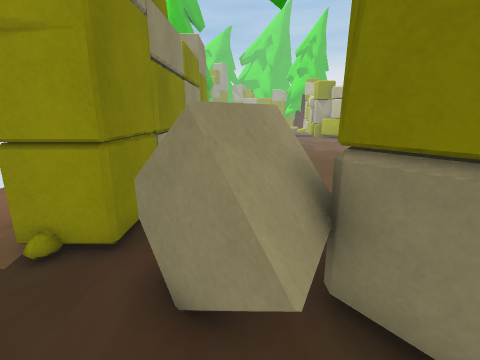
[1] (above)

17 first-person views from a walk through a scene from a Unity 3-D project. The camera is 1.3 m above the floor, tilts 14° down and sees 85° across. The floor is counted in squares, 0.5 m on a side. Each view is taken from the middle of a square. On the plan, view 1 faces up. The plan holds only what a view shows up to about 18 squares ahead; the rest is blank. The place goes on beyond the plan. The player character is not drawn. Some surface patterns are stand-ins.

[2]
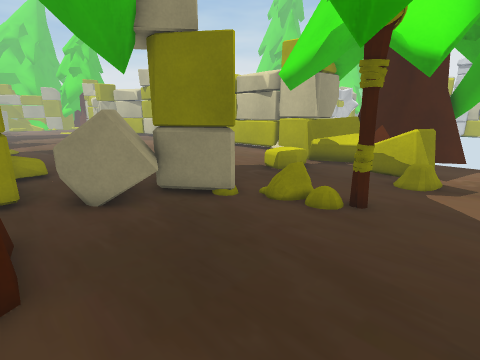

[3]
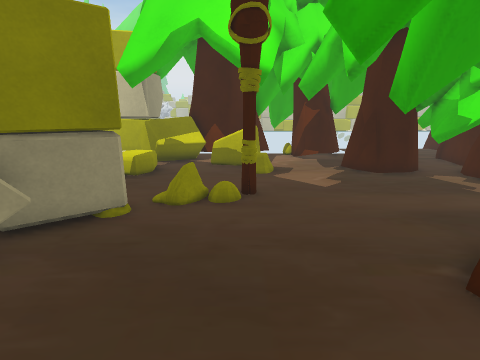

[4]
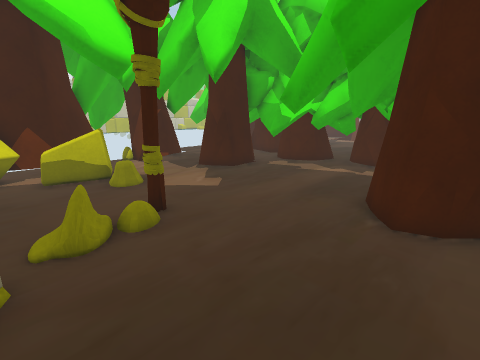

[5]
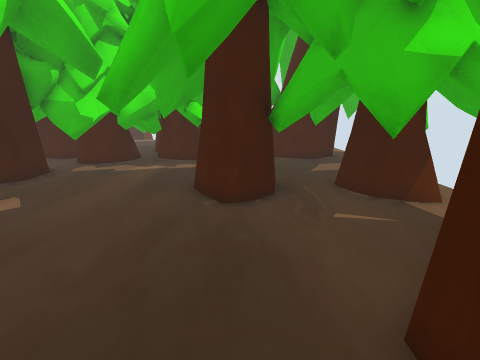

[6]
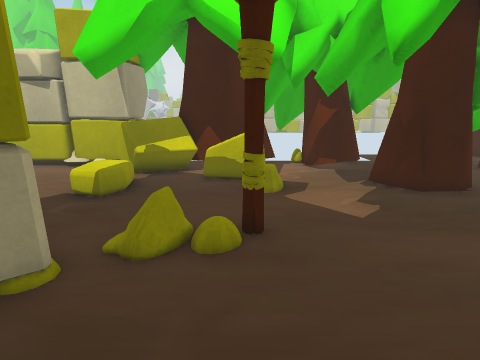

[7]
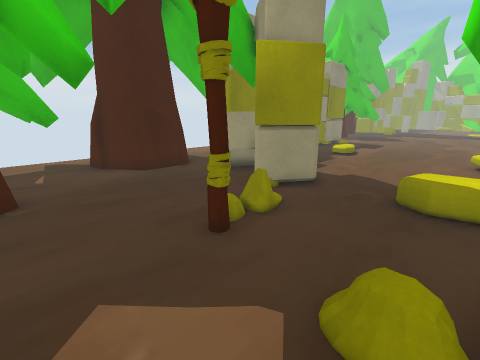

[8]
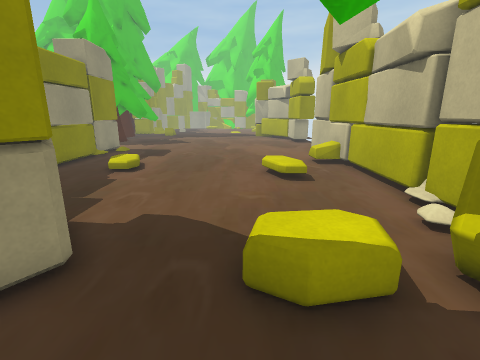

[9]
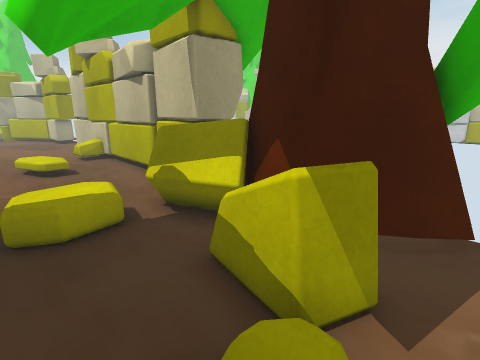

[10]
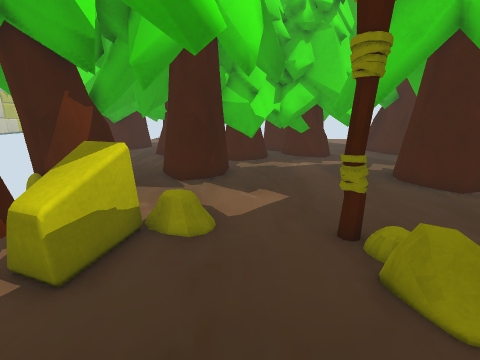

[11]
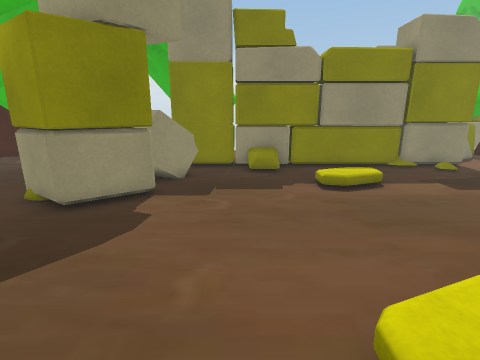

[12]
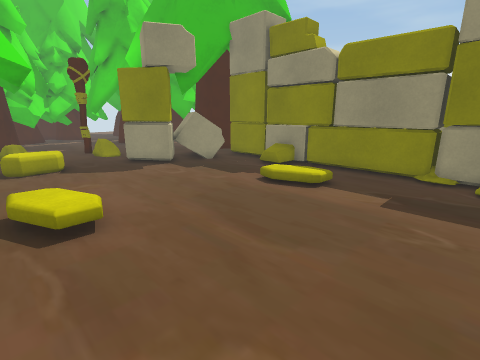

[13]
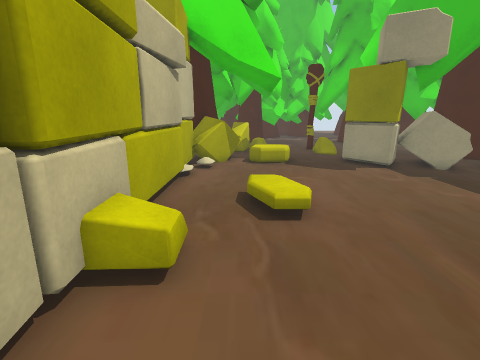

[14]
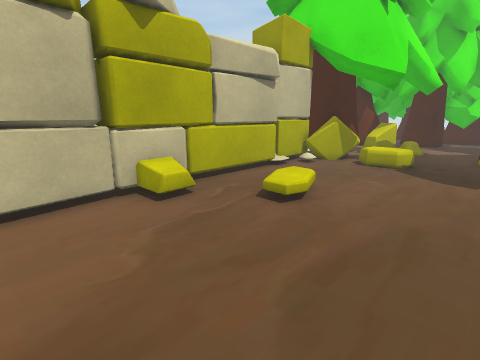

[15]
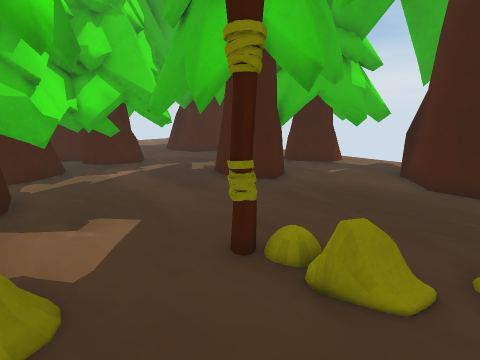

[16]
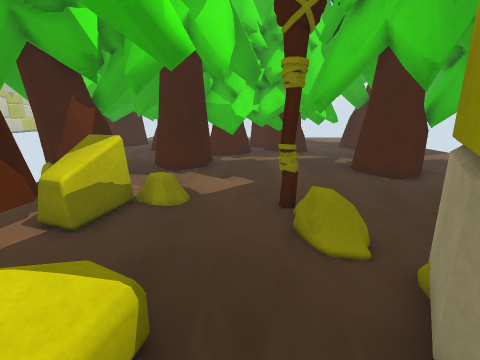

[17]
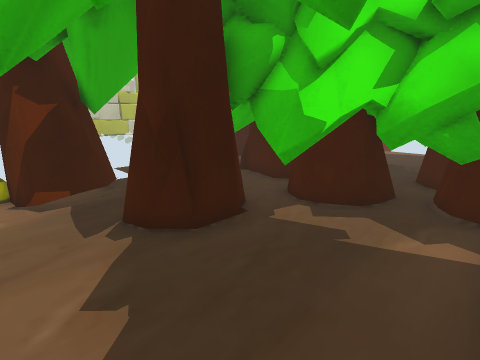

### Floor plan
Key: @ floor where view 1 was taken; # wall or solid block; x gap in a wall; . main floor; : floor 0.25 m higher than the main floor; / step, stairs or slope; = window, fence, low wall or low ledge; ^ raised ledge; T tree; R torch; O other object.
Columns run from 9 left of view 1 to 14 right of it. Each row starts with its distance up from view 1.
 18      ###.............#
 17      ###.............#
 16      ###.............#
 15       ##.............#
 14       ##.............#
 13       ##..:..........#
 12       ##..:/.........##
 11       ##..//......O..##
 10       ##..........O..##
  9       ##.............#
  8    T ###.............#
  7       ##.............##
  6       ##x=...........###
  5     .###^^###........###
  4     ...=^^####......=###
  3    TTT..=#####...T#x#^##
  2      TT..==###.....^^^#T
  1       T............=^TTT
  0       T..@...=......#T
 -1   T ##T............^TT
 -2  ..TT........RR...=^#T#
 -3  ................O===TTT
 -4  TTTTT...T............TT
 -5  TTTTT.................#
 -6  TTTTTTTTT.TT........TT#
 -7 TT  #TT# T.T.........TTT
 -8     TTTT T.......TTT.TTT
 -9     TT. TTTT.....##T.T.
-10     TT. ..TTT..TTT#T..
-11   ... .T..TTTTTTTT# TT
-12   ........TTTTT#TTTTTT #
-13           TTTTT       ##

Where each view was taken, in squares from view 1:
view 1: 0 up, 0 right, facing up
view 2: 5 down, 3 left, facing up-right
view 3: 2 down, 4 left, facing right
view 4: 1 up, 2 left, facing down-right
view 5: 2 up, 1 left, facing down
view 6: 2 down, 1 left, facing right
view 7: 6 down, 9 right, facing up-left
view 8: 1 down, 7 right, facing up
view 9: 4 down, 7 right, facing up-right
view 10: 3 up, 7 right, facing down
view 11: 8 up, 11 right, facing left
view 12: 18 up, 10 right, facing down-left
view 13: 18 up, 10 right, facing down
view 14: 18 up, 4 right, facing down-right
view 15: 1 up, 8 right, facing down-left
view 16: 5 up, 6 right, facing down
view 17: 5 down, 3 right, facing down-right
